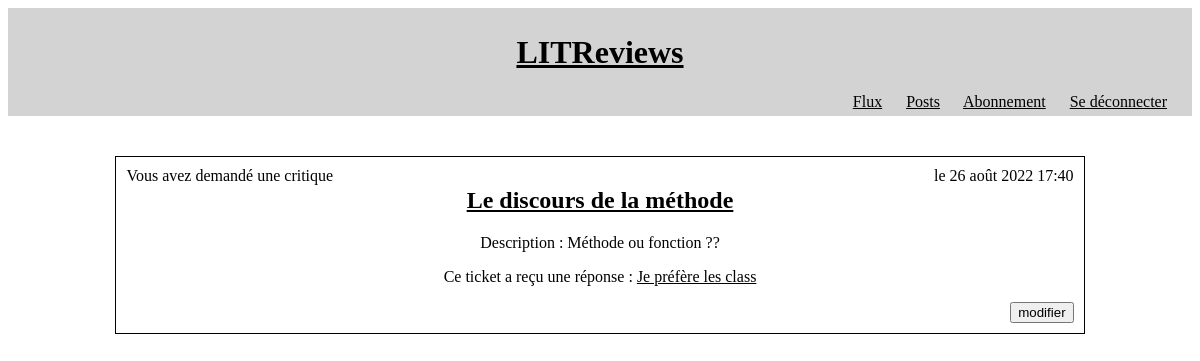
The page /tickets/22/ (signed in) on the database as committed earlier.
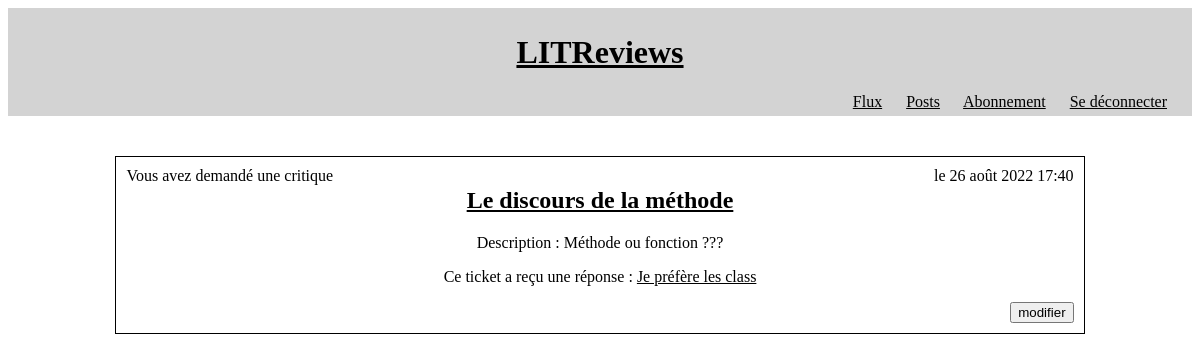
The same page on the database as committed later.
### reviews/models.py (models this page shows, shortened)
class Ticket(models.Model):
    title = models.CharField(verbose_name="Titre", max_length=128)
    description = models.CharField(max_length=2048)
    user = models.ForeignKey(to=settings.AUTH_USER_MODEL,
                             on_delete=models.CASCADE)
    image = models.ImageField(null=True,
                              blank=True)
    time_created = models.DateTimeField(auto_now_add=True)
    objects = models.Manager()

### reviews/views.py (the view)
class TicketDetail(LoginRequiredMixin, DetailView):
    model = Ticket
    template_name = 'reviews/ticket_detail.html'
    pk_url_kwarg = 'ticket_id'

### reviews/templates/reviews/ticket_detail.html
{% extends 'base.html' %}
  {% block content %}
  {% include 'reviews/partials/ticket-block.html' %}
  {% endblock content %}

### reviews/templates/reviews/partials/ticket-block.html
<div class="block large">
    <div class="legend">
        {% if ticket.user == user %}
        Vous avez
        {% else %}
        <a href="{% url 'posts' ticket.user.id %}">{{ ticket.user.username }}</a> a
        {% endif %}
        demandé une critique
    </div>
    <p class="floating">le {{ ticket.time_created }}</p>
    <h2><a href="{% url 'ticket-detail' ticket.id %}">{{ ticket.title }}</a></h2>
    <p>Description : {{ ticket.description }}</p>
    {% if not condensed %}
        {% for review in ticket.review_set.all %}
                <p>Ce ticket a reçu une réponse : <a href="{% url 'review-detail' review.id %}">{{ review.headline }}</a></p>
        {% empty %}
                <p>Ce ticket n'a pas encore obtenu de réponse. <a href="{% url 'add_review_to_ticket' ticket.id %}"><button formaction="" form="">Poster une review</button></a></p>
        {% endfor %}
    {% endif %}
    {% if ticket.user == user %}
        {% url 'modify_ticket' ticket.id as link %}
        {% include 'reviews/partials/button_snippet.html' with link=link class='floating' text='modifier' %}
    {% endif %}
</div>

Rows that differ between the two databases and show on the page:
changed Ticket "Le discours de la méthode": description "Méthode ou fonction ??" → "Méthode ou fonction ???"
